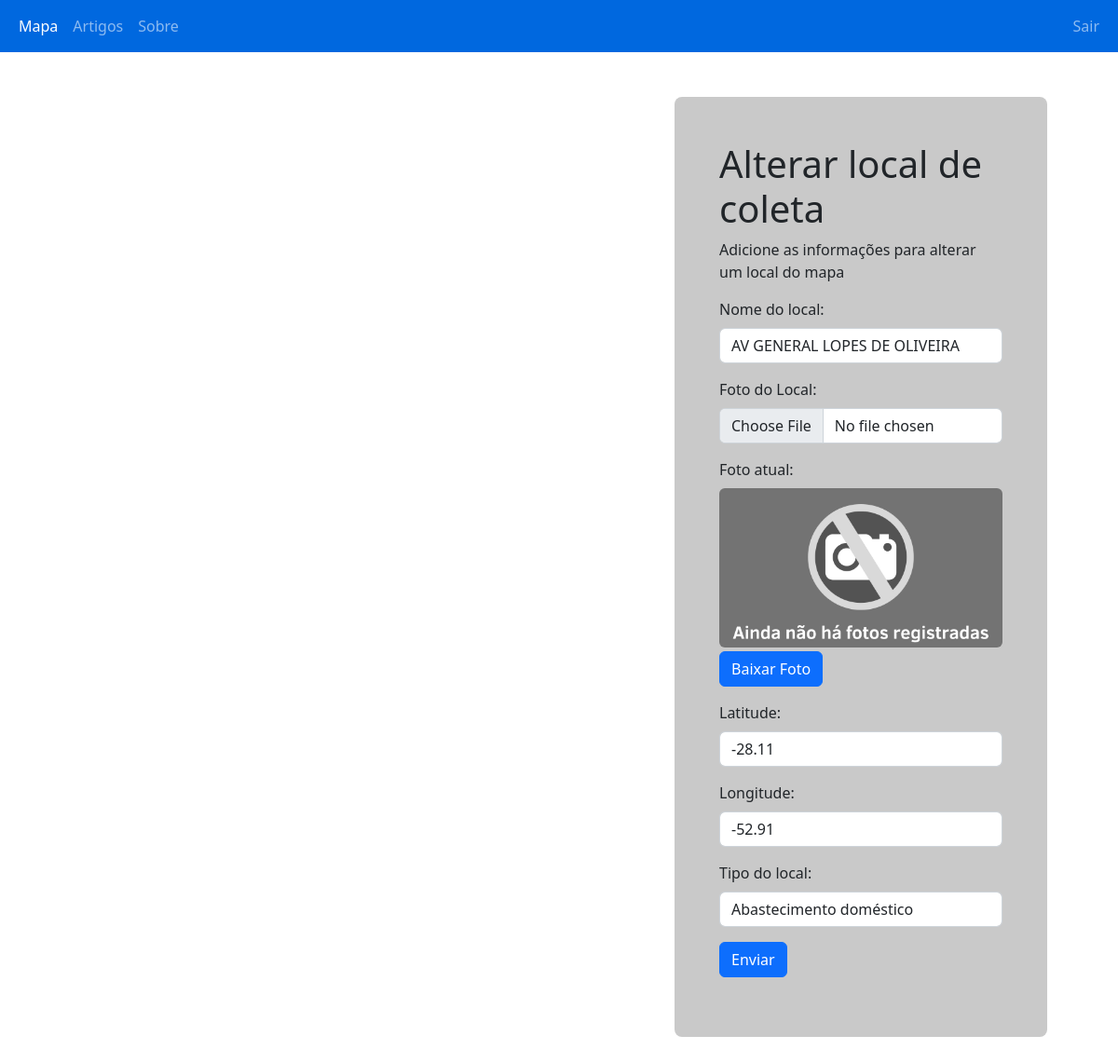
The page /php/editarlocal.php?ponto=4300016517 (signed in) on the database its author committed.
### tables this page shows
CREATE TABLE `local` (
  `idLocal` int NOT NULL AUTO_INCREMENT,
  `ponto` bigint NOT NULL,
  `idCriador` int NOT NULL,
  `idEditor` int NOT NULL,
  `nome` varchar(150) NOT NULL,
  `lat` varchar(30) NOT NULL,
  `lng` varchar(30) NOT NULL,
  `tipo` varchar(100) DEFAULT NULL,
  `foto` varchar(1000) DEFAULT NULL,
  PRIMARY KEY (`idLocal`)
);

### php/editarlocal.php (the view, shortened to what this page needs)
<head>
    <link rel="stylesheet" href="../style/style.css">
    <link href="https://cdn.jsdelivr.net/npm/bootstrap@5.2.2/dist/css/bootstrap.min.css" rel="stylesheet">
    <link rel="stylesheet" href="https://unpkg.com/leaflet@1.9.2/dist/leaflet.css"integrity="sha256-sA+zWATbFveLLNqWO2gtiw3HL/lh1giY/Inf1BJ0z14="crossorigin=""/>
</head>
<?php
    include_once "navbarL.php";
    include_once "link.php";
        ?>
        <?php
    $ponto = $_GET['ponto'];
        ?>
        <?php
    $busca = mysqli_query($link,"SELECT * FROM LOCAL WHERE ponto = '$ponto'") or die (mysqli_error($link));
    $puxa = mysqli_fetch_assoc($busca);
    $nome = $puxa['nome'];
    $foto = $puxa['foto'];
    $lat = $puxa['lat'];
    $lng = $puxa['lng'];
    $tipo = $puxa['tipo'];
?>
<div class="container-fluid">
    <div class="row d-flex justify-content-center">
        <div id="map" class='col-6 mt-5' style="height: 500px;"></div>
        <div class="gray ms-5 my-5 p-5 rounded-3 col-4">
            <form action="c_editarlocal.php" method="post" enctype='multipart/form-data'>
                <h1>Alterar local de coleta</h1>
                <p>Adicione as informações para alterar um local do mapa</p>
                <div class="mb-3 mt-3">
                    <label for="nome" class="form-label">Nome do local:</label>
                    <input type="text" class="form-control" id="nome" placeholder="Nome do local" name="nome" value='<?php echo $nome?>'>
                </div>
                <div class="mb-3 mt-3">
                    <label for="foto" class="form-label">Foto do Local:</label>
                    <input type="file" class="form-control" name="foto">
                    <?php if($foto != ""){ ?>
                    <label class="mt-3" for="foto" class="form-label">Foto atual:</label>
                    <div class="ratio ratio-16x9 mt-2">
                        <img src="<?php echo $foto?>" alt="imagemLocal" class="rounded col-12">
                    </div>
                    <a class="btn btn-primary mt-1" download href="<?php echo $foto ?>">Baixar Foto</a>
                    <?php } ?>
                </div>
                <div class="mb-3">
                    <label for="lat" class="form-label">Latitude:</label>
                    <input type="text" class="form-control" id="lat" placeholder="Latitude" name="lat" readonly value="<?php echo $lat?>">
                </div>
                <div class="mb-3">
                    <label for="lng" class="form-label">Longitude:</label>
                    <input type="text" class="form-control" id="long" placeholder="Longitude" name="lng" readonly value="<?php echo $lng?>">
                </div>
                <div class="mb-3">
                    <label for="tipo" class="form-label">Tipo do local:</label>
                    <input type="text" class="form-control" placeholder="Exemplo: Rio, lago..." name="tipo" value="<?php echo $tipo?>">
                </div>
                <button type="submit" class="btn btn-primary">Enviar</button>
            </form>
        </div>
    </div>
</div>

### style/style.css (style rules this page uses)
.gray { background-color: rgb(201, 201, 201); }

### rows shown on the page
local: nome "AV GENERAL LOPES DE OLIVEIRA", foto (picture), lat "-28.11", lng "-52.91", tipo "Abastecimento doméstico"
